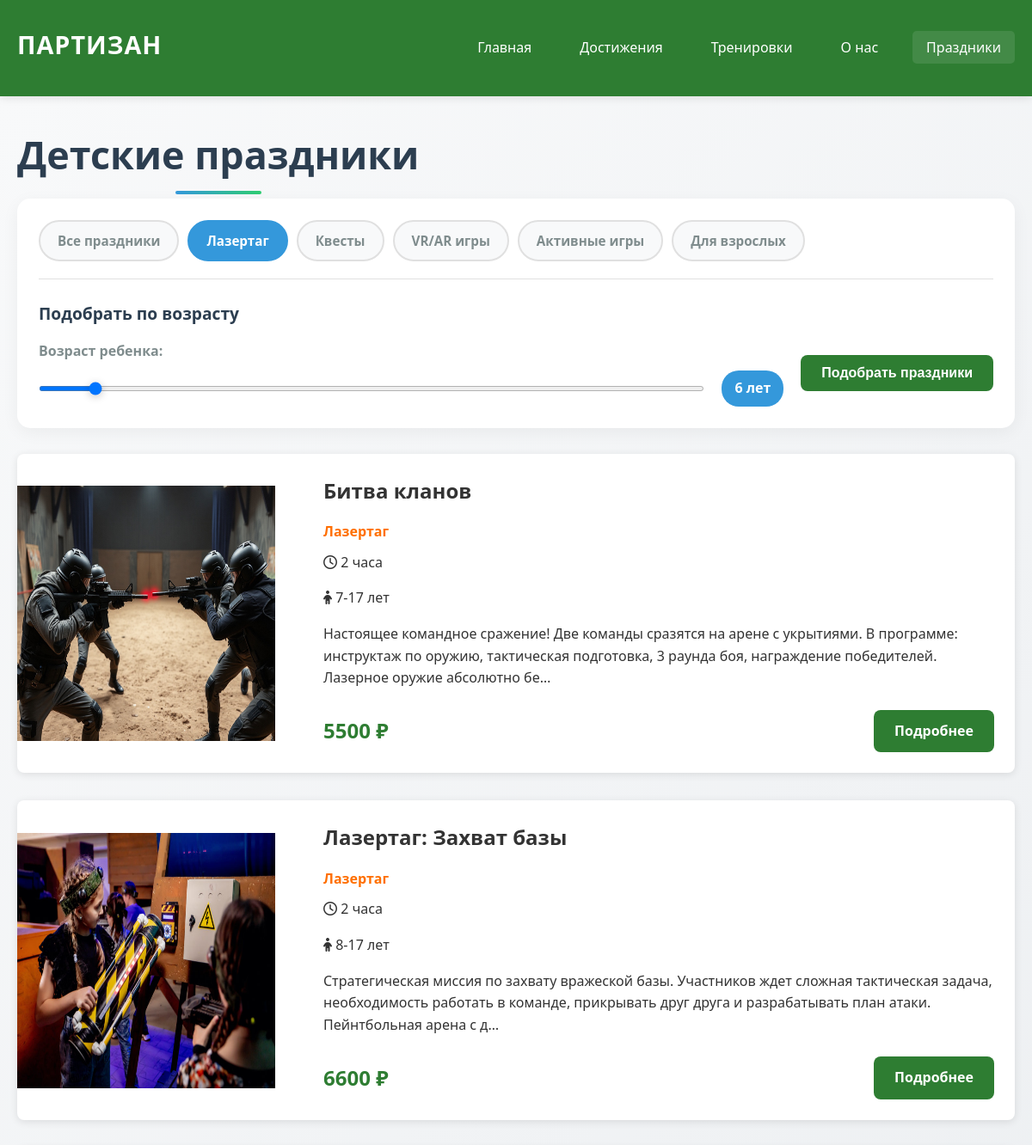
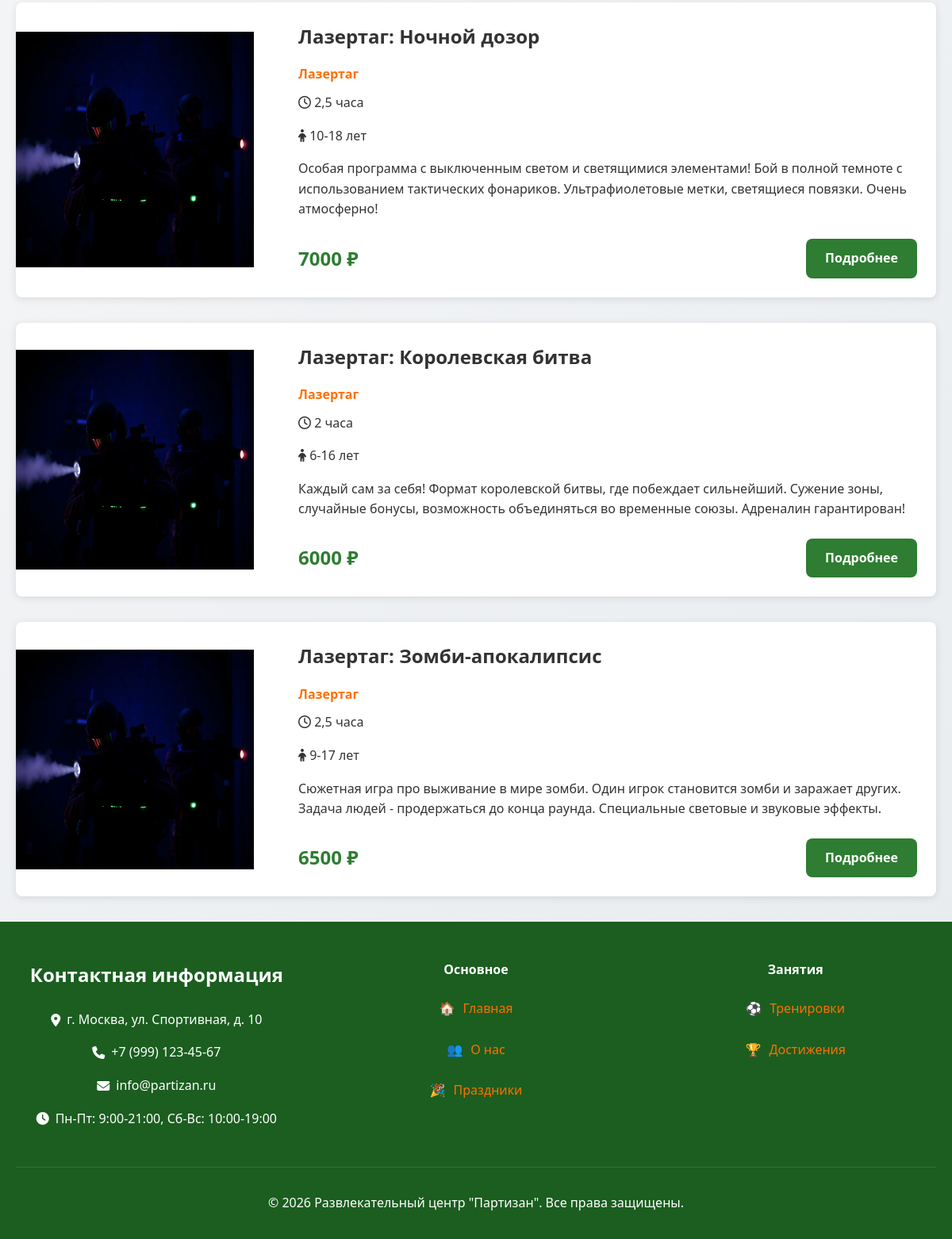
The page /holidays/category/lazertag/ on the database its author committed (2 pictures, top to bottom).
### partizan/models.py (models this page shows, shortened)
class Category(models.Model):
    name = models.CharField(max_length=100, verbose_name="Название категории")
    slug = models.SlugField(max_length=100, unique=True, verbose_name="URL")
    description = models.TextField(verbose_name="Описание", blank=True)
    class Meta:
        verbose_name = "Категория"
        verbose_name_plural = "Категории"

class Holiday(models.Model):
    category = models.ForeignKey(Category, on_delete=models.CASCADE,
                                related_name='holidays', verbose_name="Категория")
    title = models.CharField(max_length=200, verbose_name="Название праздника")
    slug = models.SlugField(max_length=200, unique=True, verbose_name="URL")
    image = models.ImageField(upload_to='holidays/', verbose_name="Фото")
    duration = models.CharField(max_length=50, verbose_name="Длительность")
    description = models.TextField(verbose_name="Описание")
    price = models.IntegerField(verbose_name="Цена (₽)", default=0)
    min_age = models.IntegerField(verbose_name="Минимальный возраст", default=3)
    max_age = models.IntegerField(verbose_name="Максимальный возраст", default=12)
    max_children = models.IntegerField(verbose_name="Максимум детей", default=10)
    active = models.BooleanField(default=True, verbose_name="Активный")
    class Meta:
        verbose_name = "Праздник"
        verbose_name_plural = "Праздники"

### partizan/views.py (the view)
# urls.py: path('holidays/', views.HolidaysView.as_view(), name='holidays'),
class HolidaysView(ListView):
    model = Holiday
    template_name = 'holidays.html'
    context_object_name = 'holidays'
    def get_queryset(self):
        queryset = Holiday.objects.filter(active=True)
        category_slug = self.kwargs.get('category_slug')
        if category_slug:
            category = get_object_or_404(Category, slug=category_slug)
            queryset = queryset.filter(category=category)
        age = self.request.GET.get('age')
        if age and age.isdigit():
            age = int(age)
            queryset = queryset.filter(min_age__lte=age, max_age__gte=age)
        return queryset
    def get_context_data(self, **kwargs):
        context = super().get_context_data(**kwargs)
        context['categories'] = Category.objects.all()
        age = self.request.GET.get('age')
        if age and age.isdigit():
            context['selected_age'] = int(age)
        return context

### partizan/context_processors.py (called while the page is built)
def categories(request):
    return {
        'all_categories': Category.objects.all(),
        'contact_info': Contact.objects.first(),
    }

### templates/holidays.html (shortened to what this page needs)
{% extends 'base.html' %}
{% load static %}
{% block content %}
<section class="section-1">
    <div class="container">
        <h1 class="page-title">Детские праздники</h1>
        <div class="holid-filters-container">
            <div class="holid-categories-filter">
                <a href="{% url 'holidays' %}" class="holid-category-btn {% if not request.GET.category and not request.resolver_match.kwargs.category_slug %}active{% endif %}">
                    Все праздники
                </a>
                {% for category in categories %}
                <a href="{% url 'holidays_by_category' category.slug %}"
                   class="holid-category-btn
                   {% if request.resolver_match.kwargs.category_slug == category.slug %}active{% endif %}
                   {% if request.GET.category == category.slug|stringformat:'s' %}active{% endif %}">
                    {{ category.name }}
                </a>
                {% endfor %}
            </div>
                        <div class="holid-age-filter">
                <h3>Подобрать по возрасту</h3>
                <form method="get" id="holid-age-filter-form" class="holid-age-filter-form">
                    <div class="holid-age-input-group">
                        <label for="child-age">Возраст ребенка:</label>
                        <div class="holid-age-slider-container">
                            <input type="range" id="child-age-slider" name="age" min="4" max="30" value="{{ request.GET.age|default:6 }}" class="holid-age-slider">
                            <span class="holid-age-value" id="holid-age-value">{{ request.GET.age|default:6 }} лет</span>
                        </div>
                    </div>
                    <button type="submit" class="btn btn-primary">Подобрать праздники</button>
                </form>
            </div>
        </div>
        <div class="holidays-container">
            {% for holiday in holidays %}
            <div class="holiday-card-large">
                {% if holiday.image %}
                <img src="{{ holiday.image.url }}" alt="{{ holiday.title }}" class="holiday-image">
                {% endif %}
                <div class="holiday-info">
                    <h3>{{ holiday.title }}</h3>
                    <p class="holiday-category">{{ holiday.category.name }}</p>
                    <div class="holid-holiday-meta">
                        <p class="holiday-duration"><i class="far fa-clock"></i> {{ holiday.duration }}</p>
                        <p class="holiday-age"><i class="fas fa-child"></i> {{ holiday.min_age }}-{{ holiday.max_age }} лет</p>
                    </div>
                    <div class="holiday-description">
                        {{ holiday.description|truncatechars:200 }}
                    </div>
                    <div class="holiday-actions">
                        <span class="price">{{ holiday.price }} ₽</span>
                        <a href="{% url 'holiday_detail' holiday.slug %}" class="btn btn-primary">Подробнее</a>
                    </div>
                </div>
            </div>
            {% endfor %}
        </div>
    </div>
</section>
{% endblock %}

### static/css/style.css (style rules this page uses)
* { margin: 0; padding: 0; box-sizing: border-box; }
:root { --primary-color: #2E7D32; --secondary-color: #FF6F00; --dark-color: #1B5E20; --light-color: #E8F5E9; --text-color: #333; --light-text: #666; --background: #fff; --shadow: 0 2px 10px rgba(0, 0, 0, 0.1); --border-radius: 8px; }
body { font-family: 'Segoe UI', Tahoma, Geneva, Verdana, sans-serif; line-height: 1.6; color: var(--text-color); background-color: var(--background); }
.container { max-width: 1200px; margin: 0 auto; padding: 0 20px; }
h1, h2, h3, h4 { margin-bottom: 1rem; }
h1 { font-size: 2.5rem; }
h3 { font-size: 1.5rem; }
p { margin-bottom: 1rem; }
a { text-decoration: none; transition: color 0.3s; }
.btn { display: inline-block; padding: 12px 24px; border: none; border-radius: var(--border-radius); font-size: 1rem; font-weight: 600; cursor: pointer; transition: all 0.3s; text-align: center; }
.btn-primary { background-color: var(--primary-color); color: white; }
.section-1 { padding: 2rem 0; background: linear-gradient(135deg, #f8f9fa 0%, #e9ecef 100%); }
.holidays-container { display: flex; flex-direction: column; gap: 2rem; }
.holiday-card-large { display: grid; grid-template-columns: 300px 1fr; gap: 2rem; background: white; border-radius: var(--border-radius); overflow: hidden; box-shadow: var(--shadow); }
.holiday-image { width: 100%; height: 80%; align-self: center; }
.holiday-info { padding: 1.5rem; }
.holiday-category { color: var(--secondary-color); font-weight: 600; margin-bottom: 0.5rem; }
.holiday-actions { display: flex; justify-content: space-between; align-items: center; margin-top: 1.5rem; }
.price { font-size: 1.5rem; font-weight: 700; color: var(--primary-color); }
.page-title { text-align: center; color: #2c3e50; margin-bottom: 40px; font-size: 2.5rem; }
.page-title { text-align: center; color: var(--dark-color); margin-bottom: 10px; font-size: 2.8rem; }
.page-title { color: #2c3e50; font-size: 2.8rem; margin-bottom: 15px; font-weight: 700; position: relative; display: inline-block; }
.page-title:after { content: ''; position: absolute; bottom: -10px; left: 50%; transform: translateX(-50%); width: 100px; height: 4px; background: linear-gradient(90deg, #3498db, #2ecc71); border-radius: 2px; }
.holid-filters-container { margin-bottom: 30px; background: white; border-radius: 15px; padding: 25px; box-shadow: 0 5px 20px rgba(0, 0, 0, 0.05); }
.holid-categories-filter { display: flex; gap: 10px; flex-wrap: wrap; margin-bottom: 25px; padding-bottom: 20px; border-bottom: 1px solid #e0e0e0; }
.holid-category-btn { padding: 10px 20px; background: #f8f9fa; border: 2px solid #e0e0e0; border-radius: 25px; color: #7f8c8d; font-weight: 600; cursor: pointer; transition: all 0.3s; font-size: 0.95rem; text-decoration: none; display: inline-block; }
.holid-category-btn:hover, .holid-category-btn.active { background: #3498db; border-color: #3498db; color: white; }
.holid-age-filter { margin-top: 10px; }
.holid-age-filter h3 { color: #2c3e50; font-size: 1.2rem; margin-bottom: 15px; }
.holid-age-filter-form { display: flex; align-items: center; flex-wrap: wrap; gap: 20px; }
.holid-age-input-group { flex: 1; min-width: 300px; }
.holid-age-input-group label { display: block; margin-bottom: 10px; color: #7f8c8d; font-weight: 600; }
.holid-age-slider-container { display: flex; align-items: center; gap: 20px; }
.holid-age-slider { flex: 1; height: 6px; background: linear-gradient(90deg, #3498db, #2ecc71); border-radius: 3px; outline: none; }
.holid-age-value { min-width: 60px; padding: 8px 15px; background: #3498db; color: white; border-radius: 20px; font-weight: 600; text-align: center; }
.holid-holiday-meta { margin: 10px 0; }

### rows shown on the page
Category: name "Лазертаг"
Category: name "Квесты"
Category: name "VR/AR игры"
Category: name "Активные игры"
Category: name "Для взрослых"
Holiday: image (picture), title "Битва кланов", category.name "Лазертаг", duration "2 часа", min_age "7", max_age "17", description "Настоящее командное сражение! Две команды сразятся на арене с укрытиями. В программе: инструктаж по оружию, тактическая подготовка, 3 раунда боя, награждение победителей. Лазерное оружие абсолютно бе…", price "5500"
Holiday: image (picture), title "Лазертаг: Захват базы", category.name "Лазертаг", duration "2 часа", min_age "8", max_age "17", description "Стратегическая миссия по захвату вражеской базы. Участников ждет сложная тактическая задача, необходимость работать в команде, прикрывать друг друга и разрабатывать план атаки. Пейнтбольная арена с д…", price "6600"
Holiday: image (picture), title "Лазертаг: Ночной дозор", category.name "Лазертаг", duration "2,5 часа", min_age "10", max_age "18", description "Особая программа с выключенным светом и светящимися элементами! Бой в полной темноте с использованием тактических фонариков. Ультрафиолетовые метки, светящиеся повязки. Очень атмосферно!", price "7000"
Holiday: image (picture), title "Лазертаг: Королевская битва", category.name "Лазертаг", duration "2 часа", min_age "6", max_age "16", description "Каждый сам за себя! Формат королевской битвы, где побеждает сильнейший. Сужение зоны, случайные бонусы, возможность объединяться во временные союзы. Адреналин гарантирован!", price "6000"
Holiday: image (picture), title "Лазертаг: Зомби-апокалипсис", category.name "Лазертаг", duration "2,5 часа", min_age "9", max_age "17", description "Сюжетная игра про выживание в мире зомби. Один игрок становится зомби и заражает других. Задача людей - продержаться до конца раунда. Специальные световые и звуковые эффекты.", price "6500"

### other values the page prints
{{ request.GET.age|default:6 }} "6"
